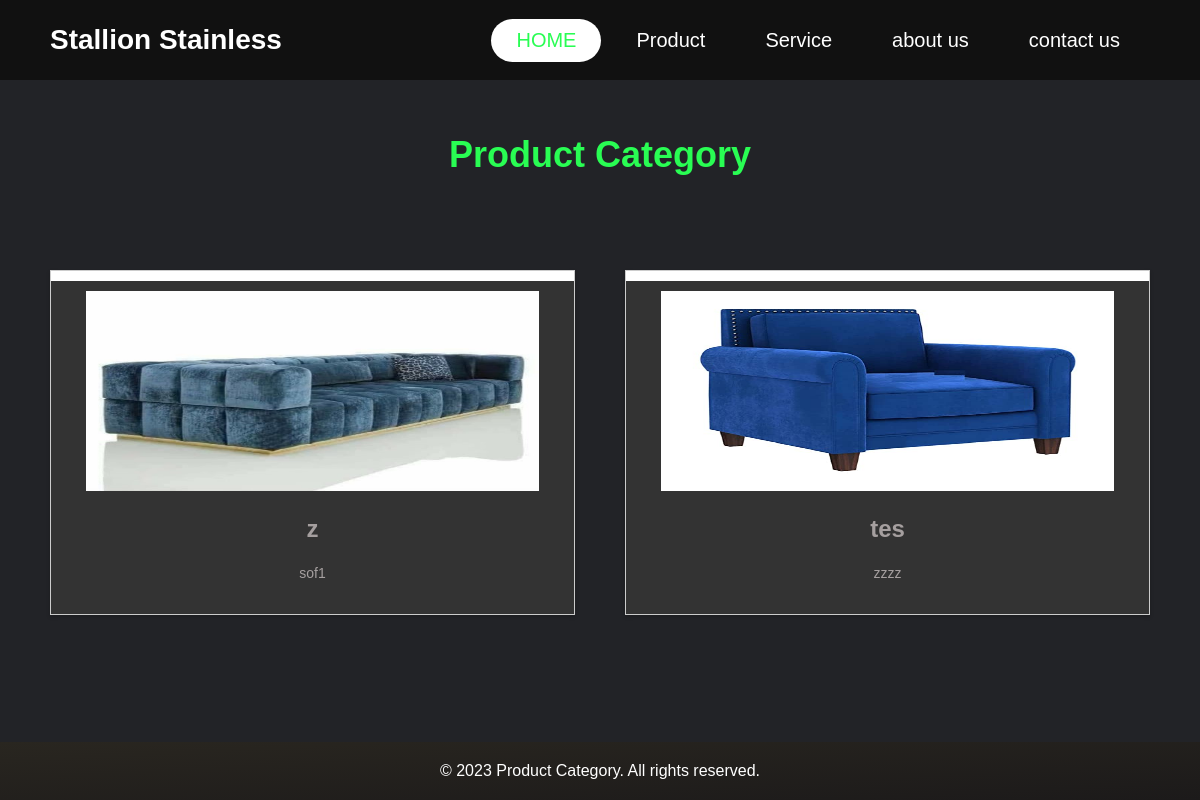
/admin/editproduct/list/1 (signed in), run on the app's committed database.
### server.py (models this page shows, shortened)
class Product(UserMixin, db.Model):
    id = db.Column(db.Integer, primary_key=True)
    name = db.Column(db.String(30), unique=True, nullable=False)
    disc = db.Column(db.String(3000), nullable=False)
    meterial_info = db.Column(db.String(3000), nullable=False)
    cat_id = db.Column(db.Integer)
    pw = db.Column(db.Integer)
    pd = db.Column(db.Integer)
    ph = db.Column(db.Integer)
    sd = db.Column(db.Integer)
    sh = db.Column(db.Integer)
    sw = db.Column(db.Integer)
    ah = db.Column(db.Integer)
    bh = db.Column(db.Integer)
    lh = db.Column(db.Integer)
    price = db.Column(db.Integer)
    img1 = db.Column(db.String(150), nullable=False)
    img2 = db.Column(db.String(150), nullable=False)
    img3 = db.Column(db.String(150), nullable=False)
    img4 = db.Column(db.String(150), nullable=False)

### server.py (the view)
@app.route("/admin/editproduct/list/<int:id>", methods=['GET', 'POST'])
@login_required
def edit_product_list(id):
    all_products = Product.query.filter_by(cat_id=id)
    return render_template("admin/edit_product_list.html", all_products=all_products)

### server.py (called while the page is built)
@login_manager.user_loader
def load_user(user_id):
    return Admin.query.get(int(user_id))

### templates/admin/edit_product_list.html (shortened to what this page needs)
<!DOCTYPE html>
<html lang="en">
<head>
    <link rel="stylesheet" href="{{url_for('static', filename='css/catstyle.css')}}">
</head>
<body>
    <header>
        <div class="logo">Stallion Stainless</div>
        <nav class="nav-bar active">
            <ul>
                <li>
                    <a href="./index.html" class="active">HOME</a>
                </li>
                <li>
                    <a href="./category.html">Product</a>
                </li>
                <li>
                    <a href="">Service</a>
                </li>
                <li>
                    <a href="">about us</a>
                </li>
                <li>
                    <a href="">contact us</a>
                </li>
            </ul>
        </nav>
    </header>
    <div class="category">
        <div class="hero">
            <h1>Product Category</h1>
        </div>
        <section class="products">
            <ul class="product-list">
                {% for product in all_products %}
                <li class="product">
                    <a href="{{url_for('edit_product',id=product.id)}}">
                        <img src="{{url_for('static', filename='img/productimg/'+product.img1)}}" alt="Product 1">
                        <h2>{{ product.name }}</h2>
                        <p>{{ product.disc }}
                        </p>
                    </a>
                </li>
                {% endfor %}
            </ul>
        </section>
    </div>
    <footer>
        <p>&copy; 2023 Product Category. All rights reserved.</p>
    </footer>
</body>
</html>

### static/css/catstyle.css (style rules this page uses)
* { padding: 0; margin: 0; box-sizing: border-box; font-family: 'Poppins', sans-serif; text-decoration: none !important; list-style: none; }
:root { --bg-color: #222327; --text-color: #fff; --main-color: #29fd53; --clr-neutral-900: hsl(207 19% 9%); --clr-neutral-100: hsl(0, 0%, 100%); --clr-accent-400: #42f584; --primary: #2175f5; }
body { background: var(--bg-color); color: var(--text-color); }
header { position: fixed; background: #111; width: 100%; height: 80px; display: flex; align-items: center; justify-content: space-between; padding: 0 100px; z-index: 5; }
.logo { font-size: 28px; font-weight: bold; color: var(--text-color); }
.nav-bar ul { display: flex; }
.nav-bar ul li a { display: block; color: var(--text-color); font-size: 20px; padding: 10px 25px; border-radius: 50px; transition: 0.3s; margin: 0 5px; }
.nav-bar ul li a.active { color: var(--main-color); background: var(--text-color); }
@media only screen and (max-width:1320px) { header { padding: 0 50px; } }
body { margin: 0; padding: 0; font-family: Arial, sans-serif; font-size: 16px; }
header { position: sticky; }
.hero { background-image: var(--bg-color); height: 130px; display: flex; justify-content: center; align-items: center; margin-top: 10px; color: var(--main-color); }
h1 { font-size: 36px; text-align: center; }
.products { padding: 50px; }
.product-list { list-style: none; margin: 0; padding: 0; display: grid; grid-template-columns: repeat(auto-fit, minmax(300px, 1fr)); gap: 50px; }
.product { background-color: #fff; border: 1px solid #ccc; position: relative; box-shadow: 0 2px 4px rgba(0, 0, 0, 0.2); text-align: center; overflow: hidden; }
.product a { background-color: #333; color: #a59f9f; display: block; margin-top: 10px; padding: 10px; text-decoration: none; transition: background-color 0.3s ease-in-out; }
.product img { width: 90%; height: 200px; transition: transform 0.3s ease-out; }
.product h2 { font-size: 24px; margin: 20px; }
.product p { margin: 20px; font-size: 14px; line-height: 1.5; }
footer { background-image: linear-gradient(to bottom right, #292620, #1c1a1a); color: #fff; padding: 20px; position: fixed; bottom: 0; left: 0; right: 0; text-align: center; }

### data on the page
Product: img1 (picture), name "z", disc "sof1"
Product: img1 (picture), name "tes", disc "zzzz"
